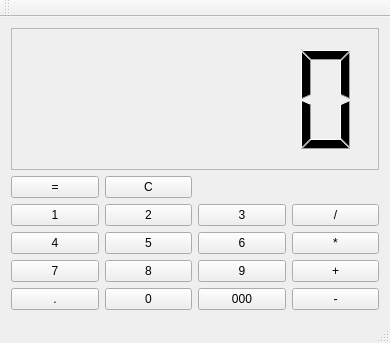
<?xml version="1.0" encoding="UTF-8"?>
<ui version="4.0">
 <class>MainWindow</class>
 <widget class="QMainWindow" name="MainWindow">
  <property name="geometry">
   <rect>
    <x>0</x>
    <y>0</y>
    <width>390</width>
    <height>343</height>
   </rect>
  </property>
  <property name="windowTitle">
   <string>MainWindow</string>
  </property>
  <widget class="QWidget" name="centralWidget">
   <layout class="QGridLayout" name="gridLayout">
    <item row="3" column="1">
     <widget class="QPushButton" name="pushButton_4">
      <property name="text">
       <string>5</string>
      </property>
     </widget>
    </item>
    <item row="2" column="2">
     <widget class="QPushButton" name="pushButton_5">
      <property name="text">
       <string>3</string>
      </property>
     </widget>
    </item>
    <item row="4" column="3">
     <widget class="QPushButton" name="pushButton_12">
      <property name="text">
       <string>+</string>
      </property>
     </widget>
    </item>
    <item row="3" column="2">
     <widget class="QPushButton" name="pushButton_6">
      <property name="text">
       <string>6</string>
      </property>
     </widget>
    </item>
    <item row="3" column="3">
     <widget class="QPushButton" name="pushButton_8">
      <property name="text">
       <string>*</string>
      </property>
     </widget>
    </item>
    <item row="4" column="2">
     <widget class="QPushButton" name="pushButton_11">
      <property name="text">
       <string>9</string>
      </property>
     </widget>
    </item>
    <item row="2" column="3">
     <widget class="QPushButton" name="pushButton_7">
      <property name="text">
       <string>/</string>
      </property>
     </widget>
    </item>
    <item row="4" column="0">
     <widget class="QPushButton" name="pushButton_9">
      <property name="text">
       <string>7</string>
      </property>
     </widget>
    </item>
    <item row="4" column="1">
     <widget class="QPushButton" name="pushButton_10">
      <property name="text">
       <string>8</string>
      </property>
     </widget>
    </item>
    <item row="5" column="2">
     <widget class="QPushButton" name="pushButton_14">
      <property name="text">
       <string>000</string>
      </property>
     </widget>
    </item>
    <item row="5" column="0">
     <widget class="QPushButton" name="pushButton_16">
      <property name="text">
       <string>.</string>
      </property>
     </widget>
    </item>
    <item row="5" column="1">
     <widget class="QPushButton" name="pushButton_15">
      <property name="text">
       <string>0</string>
      </property>
     </widget>
    </item>
    <item row="5" column="3">
     <widget class="QPushButton" name="pushButton_13">
      <property name="text">
       <string>-</string>
      </property>
     </widget>
    </item>
    <item row="2" column="1">
     <widget class="QPushButton" name="pushButton_3">
      <property name="text">
       <string>2</string>
      </property>
     </widget>
    </item>
    <item row="2" column="0">
     <widget class="QPushButton" name="pushButton">
      <property name="text">
       <string>1</string>
      </property>
     </widget>
    </item>
    <item row="3" column="0">
     <widget class="QPushButton" name="pushButton_2">
      <property name="text">
       <string>4</string>
      </property>
     </widget>
    </item>
    <item row="1" column="0">
     <widget class="QPushButton" name="pushButton_17">
      <property name="text">
       <string>=</string>
      </property>
     </widget>
    </item>
    <item row="1" column="1">
     <widget class="QPushButton" name="pushButton_18">
      <property name="text">
       <string>C</string>
      </property>
     </widget>
    </item>
    <item row="0" column="0" colspan="4">
     <widget class="QLCDNumber" name="lcdNumber">
      <property name="frameShape">
       <enum>QFrame::StyledPanel</enum>
      </property>
      <property name="frameShadow">
       <enum>QFrame::Raised</enum>
      </property>
      <property name="smallDecimalPoint">
       <bool>true</bool>
      </property>
      <property name="segmentStyle">
       <enum>QLCDNumber::Filled</enum>
      </property>
     </widget>
    </item>
   </layout>
  </widget>
  <widget class="QMenuBar" name="menuBar">
   <property name="geometry">
    <rect>
     <x>0</x>
     <y>0</y>
     <width>390</width>
     <height>21</height>
    </rect>
   </property>
  </widget>
  <widget class="QToolBar" name="mainToolBar">
   <attribute name="toolBarArea">
    <enum>TopToolBarArea</enum>
   </attribute>
   <attribute name="toolBarBreak">
    <bool>false</bool>
   </attribute>
  </widget>
  <widget class="QStatusBar" name="statusBar"/>
 </widget>
 <layoutdefault spacing="6" margin="11"/>
 <resources/>
 <connections/>
</ui>
